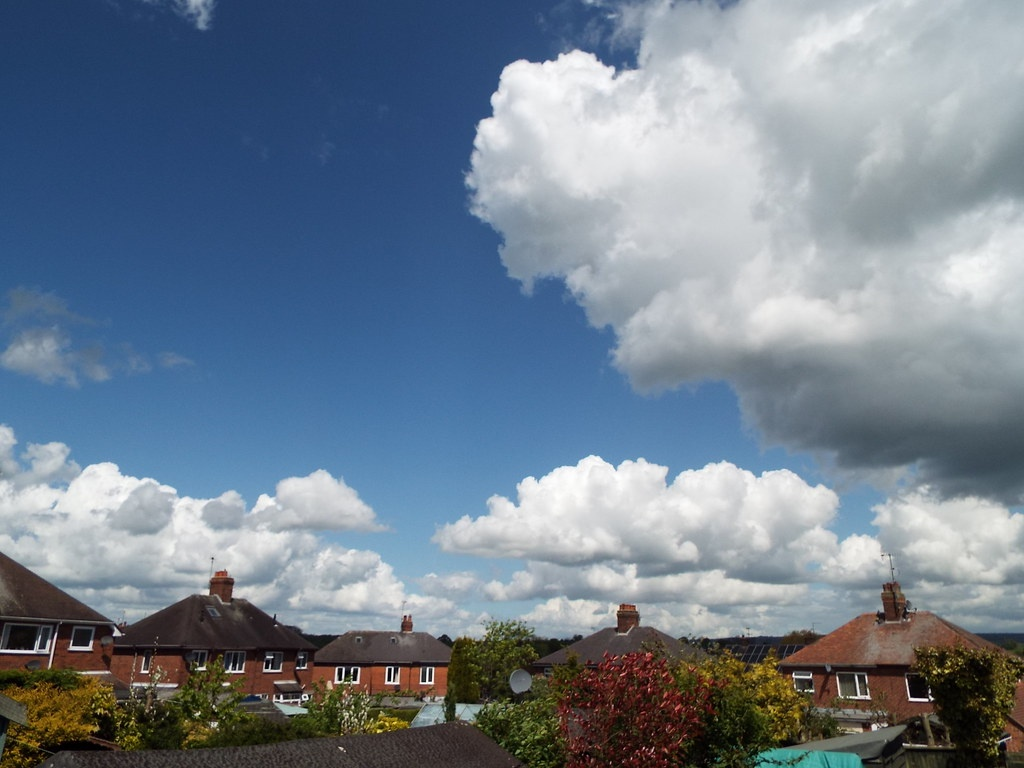
#> input picture data/raw/images/web_sample/cloud_formation/02b02f1d-5eff-42f9-9347-32813d2273e9_Cloud_formation_over_Cheadle_Staffs_1.jpg, 1024 x 768 px
$ python -i color.py   (imports and definitions only)
#> lines starting #> are read from the running program, lines starting #| are printed output that depends on the picture; after the words box and inside, x2 and y2 are one past the last pixel; in counts of white or black regions, pixels touching at a corner belong together
### src/cloud_aesthetics/preprocessing/image_ops.py
from __future__ import annotations

from pathlib import Path

import cv2
import numpy as np

from cloud_aesthetics.settings import resolve_path


# [15 lines left out: functions read_rgb_image, resize_long_edge, not called in this run]


def rgb_to_gray(image: np.ndarray) -> np.ndarray:
    return cv2.cvtColor(image, cv2.COLOR_RGB2GRAY)


def estimate_cloud_mask(image: np.ndarray) -> np.ndarray:
    hsv = cv2.cvtColor(image, cv2.COLOR_RGB2HSV)
    brightness = hsv[:, :, 2]
    saturation = hsv[:, :, 1]
    mask = ((brightness > 110) & (saturation < 120)).astype(np.uint8)
    kernel = np.ones((5, 5), np.uint8)
    mask = cv2.morphologyEx(mask, cv2.MORPH_OPEN, kernel)
    mask = cv2.morphologyEx(mask, cv2.MORPH_CLOSE, kernel)
    return mask


# [8 lines left out: function estimate_saliency_map, not called in this run]

### src/cloud_aesthetics/features/color.py
from __future__ import annotations

import cv2
import numpy as np

from cloud_aesthetics.preprocessing.image_ops import estimate_cloud_mask


def extract_color_features(image: np.ndarray) -> dict[str, float]:
    hsv = cv2.cvtColor(image, cv2.COLOR_RGB2HSV)
    lab = cv2.cvtColor(image, cv2.COLOR_RGB2LAB)
    brightness = image.mean(axis=2)
    hue_hist, _ = np.histogram(hsv[:, :, 0], bins=8, range=(0, 180), density=True)
    mask = estimate_cloud_mask(image)
    cloud_fraction = float(mask.mean())
    sky_fraction = float(1.0 - cloud_fraction)
    blue_channel = image[:, :, 2].astype(np.float32)
    red_channel = image[:, :, 0].astype(np.float32)
    return {
        "mean_brightness": float(brightness.mean()),
        "contrast": float(brightness.std()),
        "dynamic_range": float(brightness.max() - brightness.min()),
        "saturation_mean": float(hsv[:, :, 1].mean()),
        "lab_a_mean": float(lab[:, :, 1].mean()),
        "lab_b_mean": float(lab[:, :, 2].mean()),
        "blue_orange_balance": float((blue_channel.mean() + 1.0) / (red_channel.mean() + 1.0)),
        "color_temperature_proxy": float(lab[:, :, 2].mean() - lab[:, :, 1].mean()),
        "cloud_area_fraction": cloud_fraction,
        "sky_area_fraction": sky_fraction,
        **{f"hue_bin_{index}": float(value) for index, value in enumerate(hue_hist)},
    }

>>> import cv2
>>> picture = cv2.cvtColor(cv2.imread('../../../data/raw/images/web_sample/cloud_formation/02b02f1d-5eff-42f9-9347-32813d2273e9_Cloud_formation_over_Cheadle_Staffs_1.jpg'), cv2.COLOR_BGR2RGB)
>>> result = extract_color_features(picture)
#> in extract_color_features, `brightness = image.mean(axis=2)`:
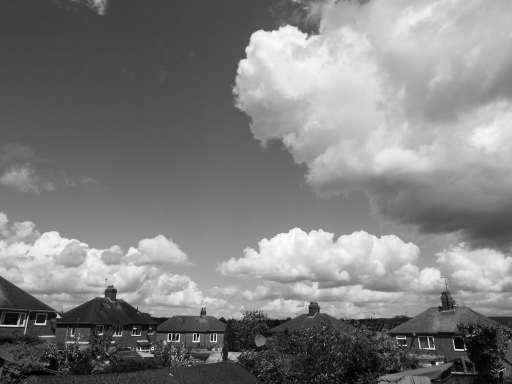
#> brightness: shape (768, 1024) float64 (shown at 1/2 size); min 0, max 254.7, mean 127.7
#> in extract_color_features, `hue_hist, _ = np.histogram(hsv[:, :, 0], bins=8, range=(0, 180), densi..`: hue_hist = [0.00571, 0.0031, 0.000346, 0.000783, 0.0327, 0.000936, 0.000131, 0.000699]
#> in estimate_cloud_mask, `saturation = hsv[:, :, 1]`:
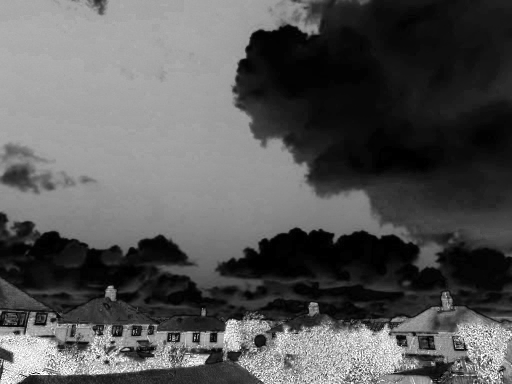
#> saturation: shape (768, 1024) (shown at 1/2 size); min 0, max 255, mean 86.9
#> in estimate_cloud_mask, `mask = cv2.morphologyEx(mask, cv2.MORPH_CLOSE, kernel)`:
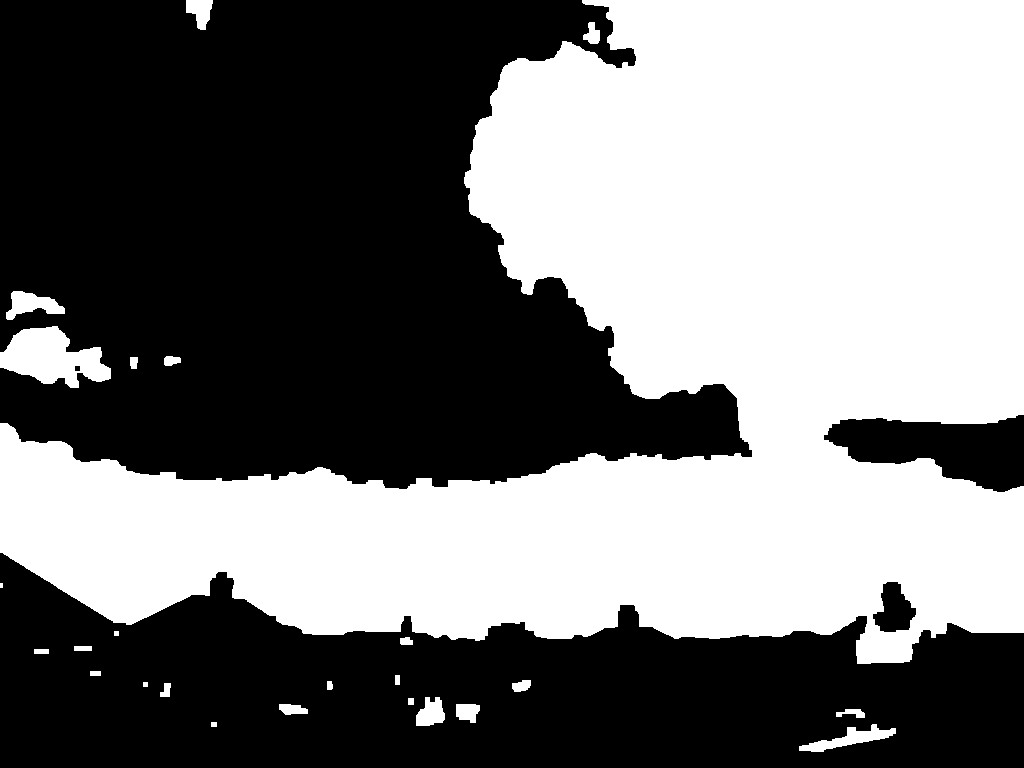
#> mask: shape (768, 1024); values 0 (black) and 1 (white), 47.2% white; 25 white regions (1 under 20 px), largest, box (x1, y1, x2, y2) and area: (0, 0, 1024, 664) 362119, (0, 326, 111, 388) 4160, (799, 724, 896, 752) 1000
#> in extract_color_features, `cloud_fraction = float(mask.mean())`: cloud_fraction = 0.472
#> in extract_color_features, `sky_fraction = float(1.0 - cloud_fraction)`: sky_fraction = 0.528
#> in extract_color_features, `blue_channel = image[:, :, 2].astype(np.float32)`:
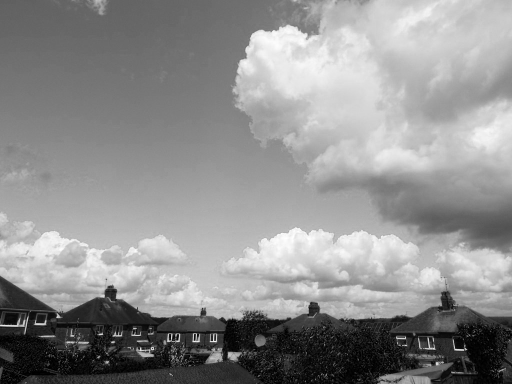
#> blue_channel: shape (768, 1024) float32 (shown at 1/2 size); min 0, max 255, mean 142.7
#> in extract_color_features, `red_channel = image[:, :, 0].astype(np.float32)`:
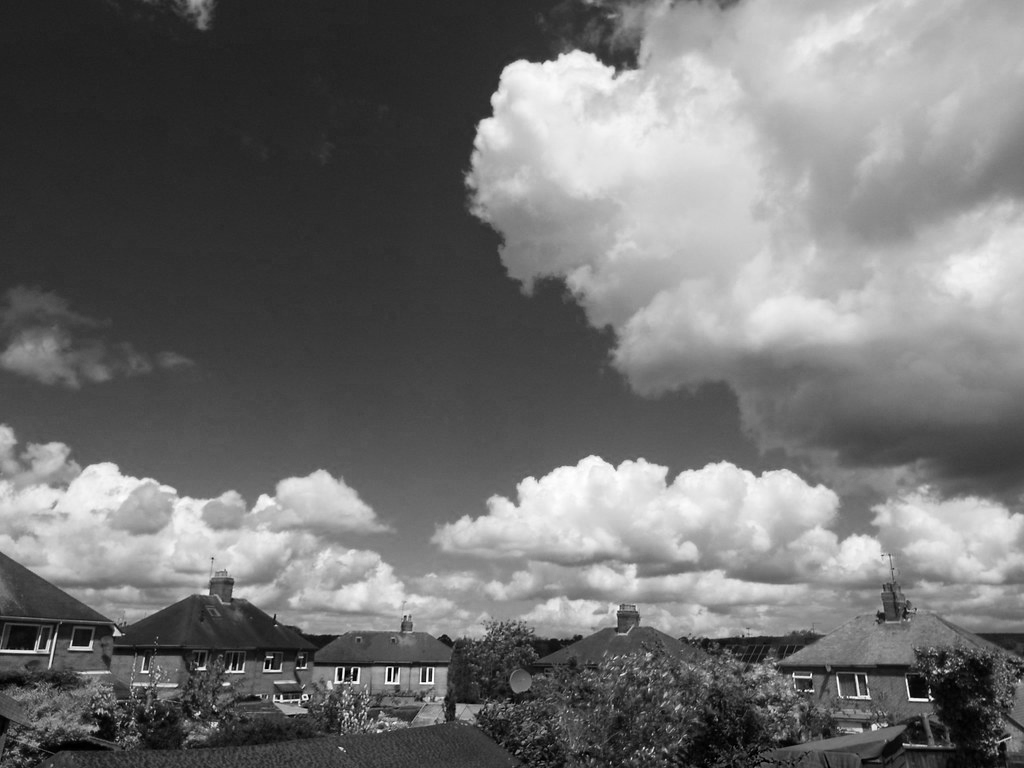
#> red_channel: shape (768, 1024) float32; min 0, max 255, mean 113
#> result = 18 items

$ run again, on data/raw/images/web_sample/cloud_formation/03863335-9490-44b1-b578-1fe28373274f_Cloud_Formation.jpg
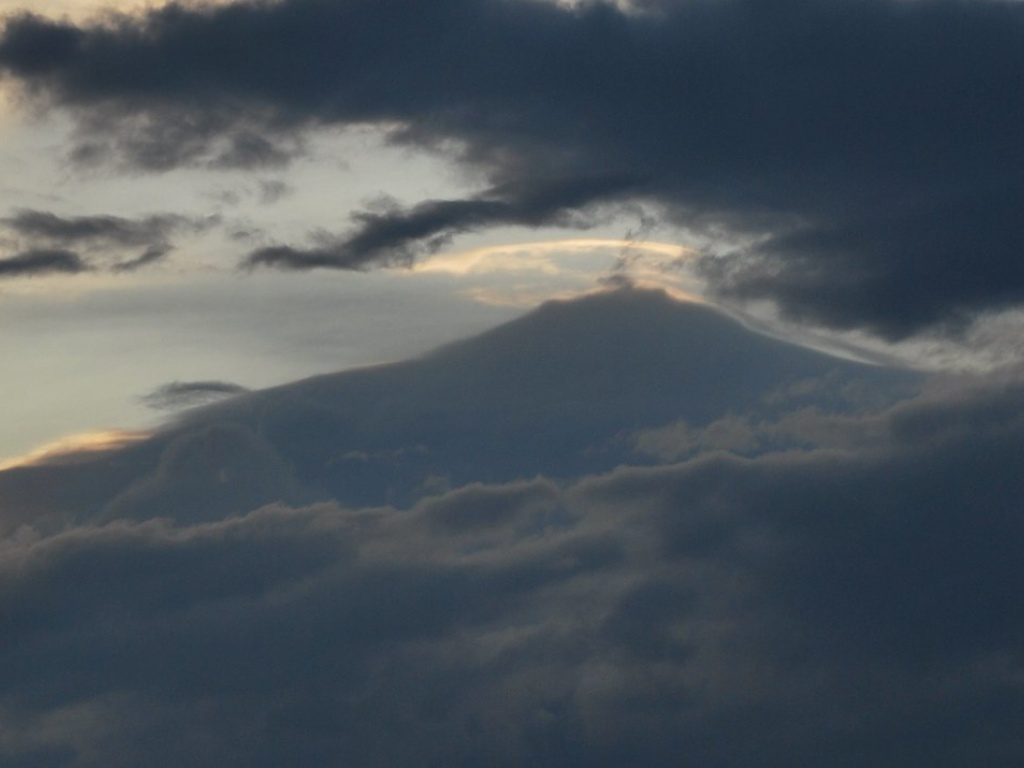
#> input picture data/raw/images/web_sample/cloud_formation/03863335-9490-44b1-b578-1fe28373274f_Cloud_Formation.jpg, 1024 x 768 px
#> hsv: shape (768, 1024, 3); mean H, S, V 89.2, 67.7, 93
#> lab: shape (768, 1024, 3); mean of channels 0, 1, 2 87.8, 126.6, 122.4
#> hue_hist = [0.00265, 0.00594, 0.000503, 0.000346, 0.0342, 0.000661, 2.75e-05, 0.000104]
#> in estimate_cloud_mask, `mask = cv2.morphologyEx(mask, cv2.MORPH_CLOSE, kernel)`:
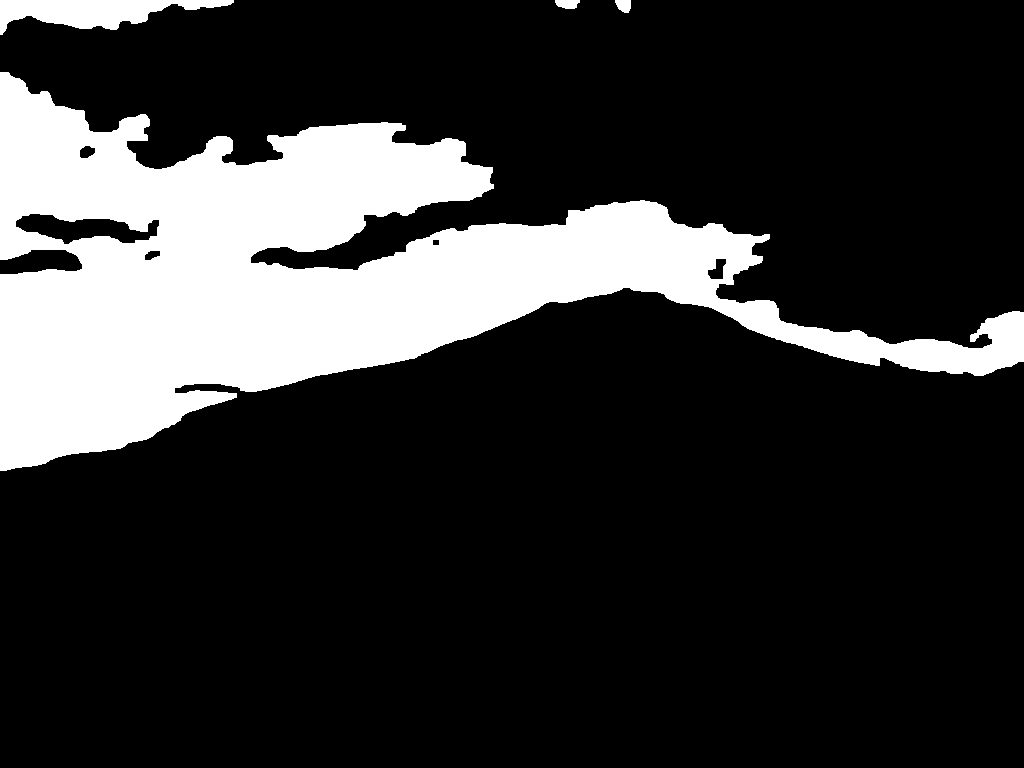
#> mask: shape (768, 1024); values 0 (black) and 1 (white), 19.8% white; 4 white regions, box (x1, y1, x2, y2) and area: (0, 72, 1024, 471) 151339, (0, 0, 234, 35) 4269, (555, 0, 580, 9) 182, (615, 0, 631, 13) 164
#> cloud_fraction = 0.198
#> sky_fraction = 0.802
#> in extract_color_features, `red_channel = image[:, :, 0].astype(np.float32)`:
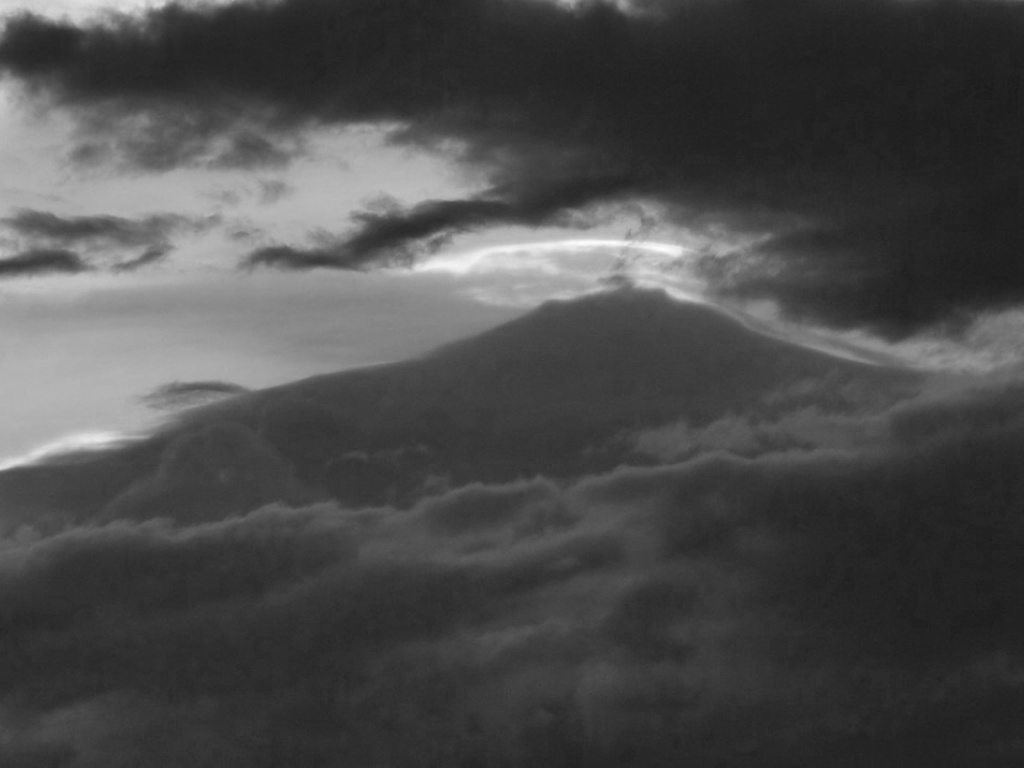
#> red_channel: shape (768, 1024) float32; min 27, max 254, mean 74.6
#> result = 18 items

$ run again, on data/raw/images/web_sample/cloud_formation/0488653e-9d39-4261-98dc-5d23d4a76288_Cloud_formations_over_Ch_teau_de_Qu_ribus.jpg
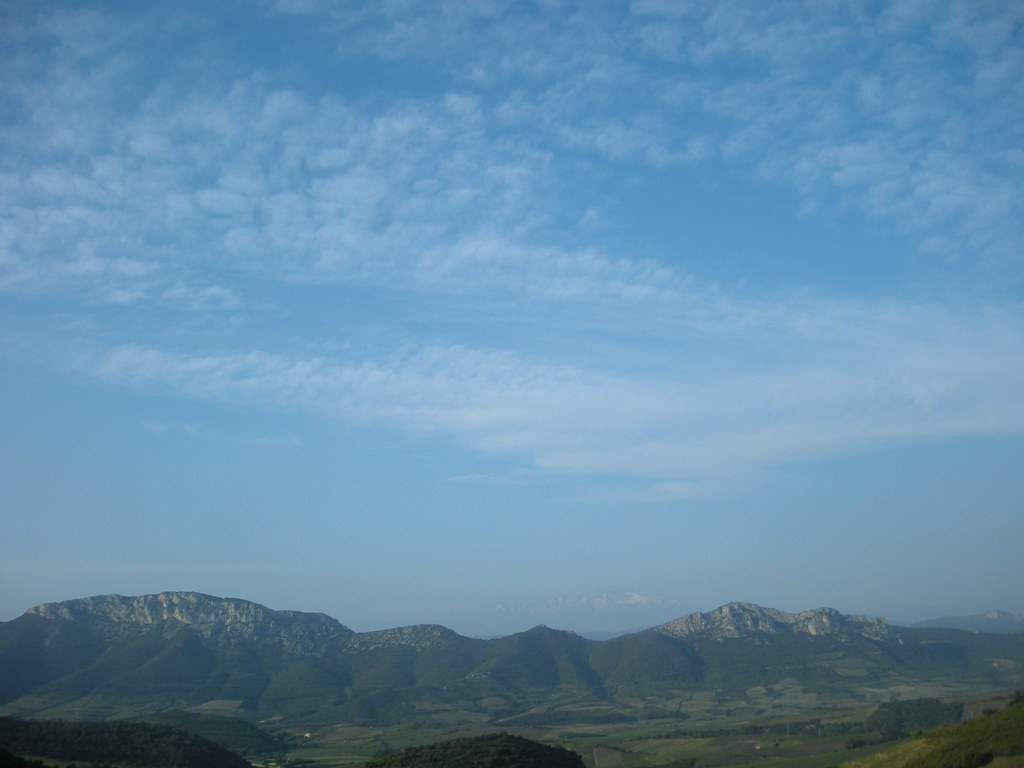
#> input picture data/raw/images/web_sample/cloud_formation/0488653e-9d39-4261-98dc-5d23d4a76288_Cloud_formations_over_Ch_teau_de_Qu_ribus.jpg, 1024 x 768 px
#> hsv: shape (768, 1024, 3); mean H, S, V 100.7, 103.8, 171.3
#> lab: shape (768, 1024, 3); mean of channels 0, 1, 2 144.1, 122.2, 108.2
#> hue_hist = [2.09e-06, 0.000403, 0.000552, 0.00129, 0.0422, 1.92e-06, 1.13e-07, 5.65e-08]
#> in estimate_cloud_mask, `mask = cv2.morphologyEx(mask, cv2.MORPH_CLOSE, kernel)`:
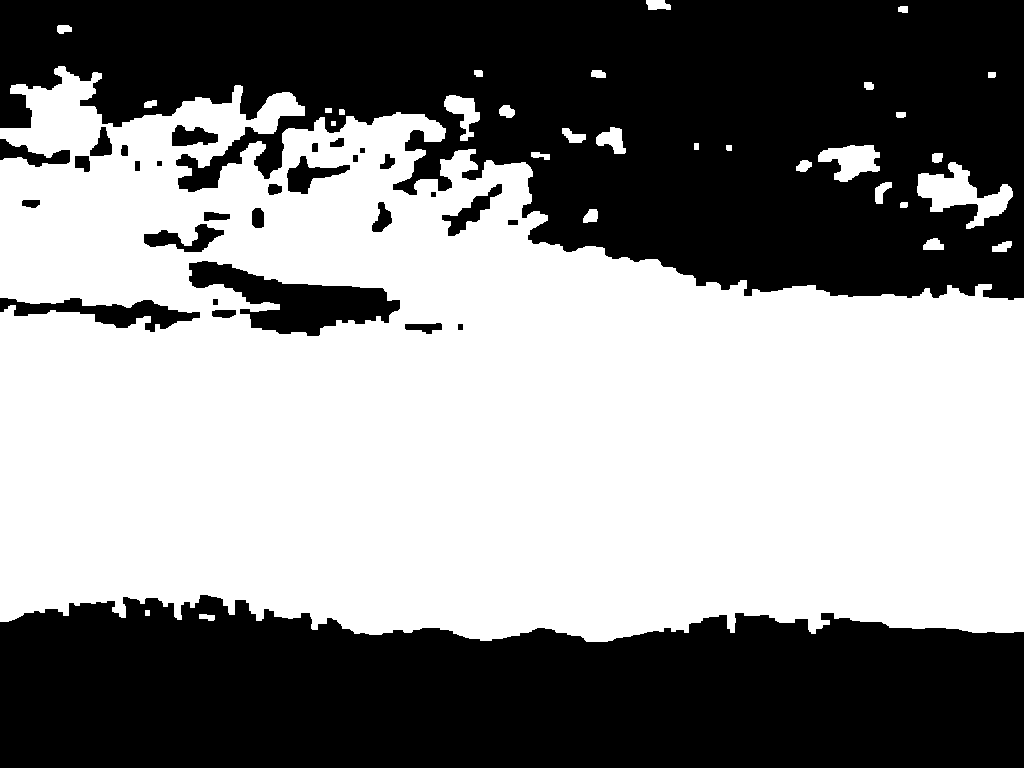
#> mask: shape (768, 1024); values 0 (black) and 1 (white), 53.9% white; 30 black regions, largest, box (x1, y1, x2, y2) and area: (0, 0, 1024, 300) 197074, (0, 595, 1024, 768) 148583, (189, 261, 400, 336) 7312
#> cloud_fraction = 0.539
#> sky_fraction = 0.461
#> in extract_color_features, `red_channel = image[:, :, 0].astype(np.float32)`:
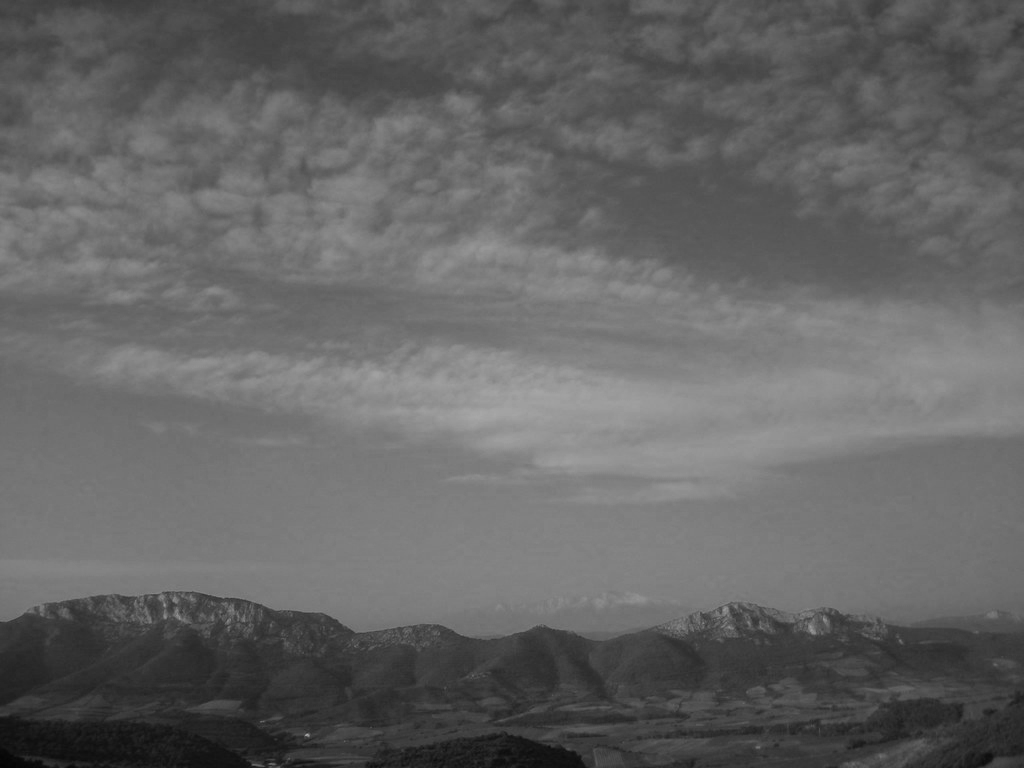
#> red_channel: shape (768, 1024) float32; min 4, max 171, mean 100.3
#> result = 18 items
